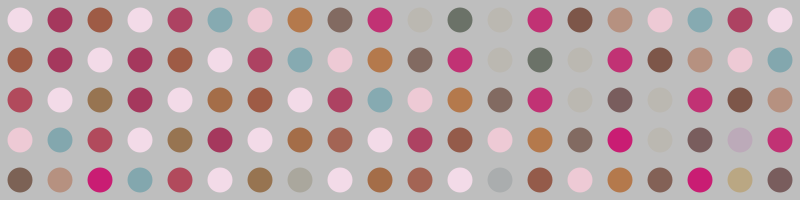
Frame 1 (no input)
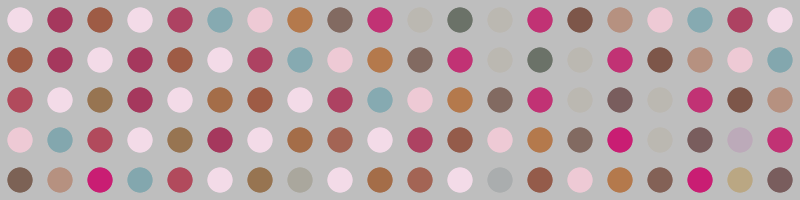
Frame 2 (the mouse pressed at the canvas centre, redrawn once)

The Processing sketch that drew these frames (run headless with seeded random() and noise(); the mouse was pressed at the canvas centre and the sketch redrawn once):

// Processing sketch: colouredDots5
// ── colouredDots5.pde

/*
Doug Easterly
Intermediate Color lesson
DSDN142, 2014
Victoria University of Wellington

thanks to Joshua Davis' Anderson Ranch tutorials for how to work with % and floor to create a matrix with 1 for-loop
https://twitter.com/JoshuaDavis/status/295209341064212482

And Processing Handbook (Reas/Fry) for working with color palettes 
*/

// you can make a color palette manually, or you can use a tool like Joshua Davis' ColorPiocking Tool
color[] palette = {#7d5649, #a5385d, #795d5d, #b3366c, #7c6056,
#ad4262, #7c6255, #836156, #945b4a, #c91d73, #c13274, #b14a5c,
#9e5b45, #826a61, #6b7268, #a36454, #83746c, #a46952, #a46d48,
#977451, #b4794c, #969099, #b69180, #83a7ae, #86aab1, #aaa79d,
#baa783, #aaadae, #bcaab9, #bbb8b1, #eecad5, #f3dbe8};


float dotSize = 25.0;
float spacing = 1.6;
// room for our dots to breathe
float plantArea = dotSize*spacing;
int col;
int row;
int numDots;
// a border for the total composition
float border = plantArea/2;

void setup(){
size (800,200);
background(190);
col = floor(width / plantArea);
row = floor(height / plantArea);
numDots = floor(col*row);
ellipseMode(CENTER);
  palette = sortColors(palette);
  noStroke();
}

void draw(){
  
  
for(int i = 0; i<numDots; i++){
 // this line cycles through the palette sequentially 
 //fill(palette[i%palette.length]);
 // this line oscillates through the palette
 // on track, but what about the negative numbers?
 //println(floor(cos(i)*palette.length));
 //
 // println(abs(round(cos(i)*(palette.length-1)));
  int palIndex = abs(round(cos(i)*(palette.length-1)));
  println(palIndex);
    fill(palette[palIndex]);
ellipse( (plantArea*(i%col)) + border, plantArea *(floor(i/col)) + border, dotSize, dotSize);


}

noLoop();

}

// slightly modified from Processing Handbook Ex13.pde
color[] sortColors(color[] colors) {
  color[] sorted = new color[colors.length];
  int num = 0;
  for (int i = 0; i <= 255; i++) {
    for (int j = 0; j < colors.length; j++) {
      if (int(red(colors[j])) == i) {
        sorted[num] = colors[j];
        num++;
      }
    }
  }
  return sorted;
}
